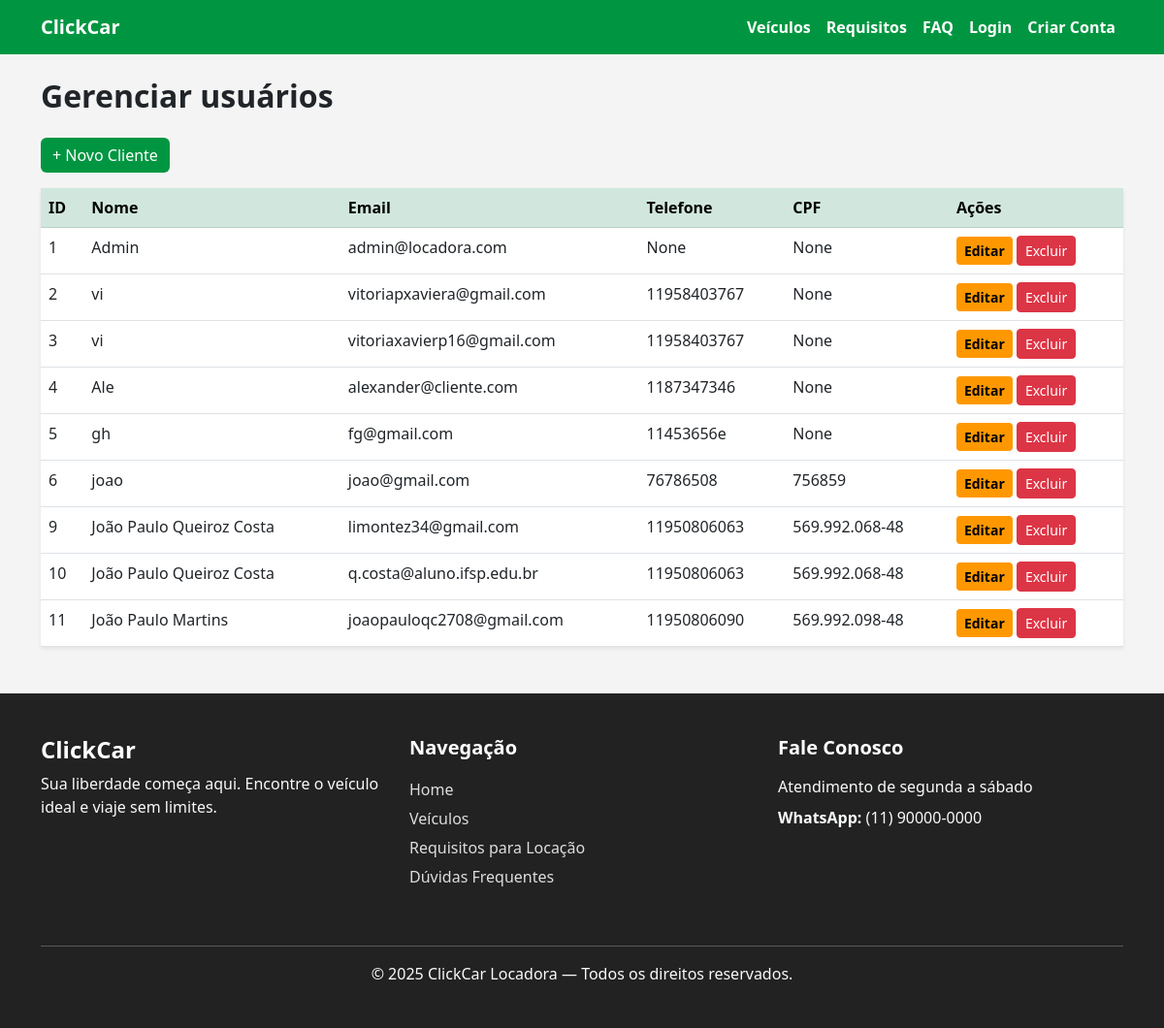
Page /admin/usuario on the earlier database version.
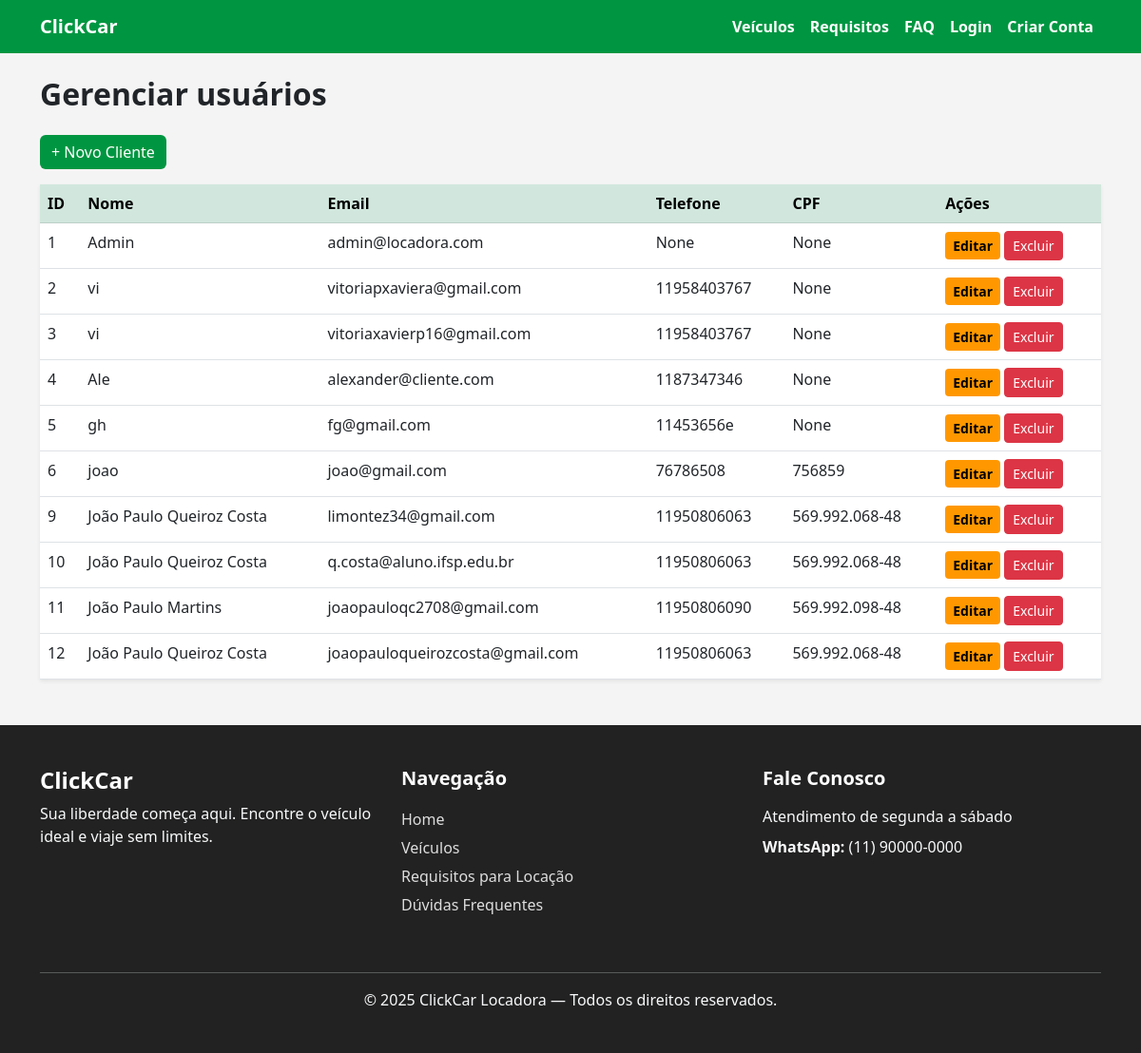
Same page on the later database version.
### models/models.py (models this page shows, shortened)
class Usuario(UserMixin, db.Model):
    __tablename__ = 'usuarios'
    id = db.Column(db.Integer, primary_key=True)
    nome = db.Column(db.String(150), nullable=False)
    email = db.Column(db.String(120), unique=True, nullable=False)
    senha_hash = db.Column(db.String(200), nullable=False)
    perfil_id = db.Column(db.Integer, db.ForeignKey(
        'perfis.id'), nullable=False)
    telefone = db.Column(db.String(20))
    cpf = db.Column(db.String(20))
    endereco = db.Column(db.String(255))
    criado_em = db.Column(db.DateTime, default=datetime.utcnow)
    email_verificado = db.Column(db.Boolean, default=False)
    codigo_verificacao = db.Column(db.String(6))
    tokens = db.relationship('Token', backref='usuarios',
                             lazy=True, cascade="all, delete-orphan")

### controllers/controller.py (the view)
@main.route("/admin/usuario")
def admin_usuario_page():
    db = SessionLocal()
    usuarios = db.query(Usuario).all()
    return render_template("admin/users/list.html", usuarios=usuarios)

### templates/admin/users/list.html (shortened to what this page needs)
{% extends 'base.html' %}
{% block content %}
<h2 class="fw-bold mb-4">Gerenciar usuários</h2>
<a href="{{ url_for('main.admin_novo_cliente') }}" class="btn btn-primary mb-3">+ Novo Cliente</a>
<table class="table table-hover shadow-sm bg-white">
    <thead class="table-success">
        <tr>
            <th>ID</th>
            <th>Nome</th>
            <th>Email</th>
            <th>Telefone</th>
            <th>CPF</th>
            <th>Ações</th>
        </tr>
    </thead>
    <tbody>
        {% for u in usuarios %}
        <tr>
            <td>{{ u.id }}</td>
            <td>{{ u.nome }}</td>
            <td>{{ u.email }}</td>
            <td>{{ u.telefone }}</td>
            <td>{{ u.cpf }}</td>
            <td>
                <a href="{{ url_for('main.edit_user',user_id=u.id) }}" class="btn btn-warning btn-sm">Editar</a>
                <a href="{{ url_for('main.admin_excluir_usuario', user_id=u.id) }}"
                   onclick="return confirm('Excluir cliente?')"
                   class="btn btn-danger btn-sm">Excluir</a>
            </td>
        </tr>
        {% endfor %}
    </tbody>
</table>
{% endblock %}

### templates/base.html (shortened to what this page needs)
<!DOCTYPE html>
<html lang="pt-br">
<head>
    <link rel="stylesheet" href="{{ url_for('static', filename='css/style.css') }}">
    <link href="https://cdn.jsdelivr.net/npm/bootstrap@5.3.0/dist/css/bootstrap.min.css" rel="stylesheet">
</head>
<body>
<nav class="navbar navbar-expand-lg">
    <div class="container">
        <a class="navbar-brand" href="{{ url_for('main.index') }}">ClickCar</a>
        <div class="collapse navbar-collapse" id="menu">
            <ul class="navbar-nav ms-auto">
                <li class="nav-item">
                    <a class="nav-link" href="{{ url_for('main.listar_veiculos') }}">Veículos</a>
                </li>
                <li class="nav-item">
                    <a class="nav-link" href="{{ url_for('main.requisitos') }}">Requisitos</a>
                </li>
                <li class="nav-item">
                    <a class="nav-link" href="{{ url_for('main.faq') }}">FAQ</a>
                </li>
                {% if current_user.is_authenticated %}
                    {% if current_user.perfil.nome_perfil == 'Cliente' %}
                        <li class="nav-item">
                            <a class="nav-link" href="{{ url_for('main.customer_dashboard') }}">Minha Área</a>
                        </li>
                    {% elif current_user.perfil.nome_perfil == 'Admin' %}
                        <li class="nav-item dropdown">
                            <a class="nav-link dropdown-toggle" href="#" role="button" data-bs-toggle="dropdown">
                                Admin
                            </a>
                            <ul class="dropdown-menu">
                                <li><a class="dropdown-item" href="{{ url_for('main.admin_listar_veiculos') }}">Gerenciar Veículos</a></li>
                                <li><a class="dropdown-item" href="{{ url_for('main.admin_listar_tipos') }}">Tipos de Veículo</a></li>
                                <li><a class="dropdown-item" href="{{ url_for('main.admin_listar_clientes') }}">Clientes</a></li>
                            </ul>
                        </li>
                    {% endif %}
                    <li class="nav-item">
                        <a class="nav-link" href="{{ url_for('main.logout') }}">Sair</a>
                    </li>
                {% else %}
                    <li class="nav-item">
                        <a class="nav-link" href="{{ url_for('main.login') }}">Login</a>
                    </li>
                    <li class="nav-item">
                        <a class="nav-link" href="{{ url_for('main.register') }}">Criar Conta</a>
                    </li>
                {% endif %}
            </ul>
        </div>
    </div>
</nav>
<div class="container mt-4">
    {% block content %}{% endblock %}
</div>
<footer class="footer mt-5">
    <div class="container py-4">
        <div class="row text-center text-md-start">
            <div class="col-md-4 mb-4">
                <h4 class="fw-bold text-white">ClickCar</h4>
                <p class="text-light">
                    Sua liberdade começa aqui.
                    Encontre o veículo ideal e viaje sem limites.
                </p>
            </div>
            <div class="col-md-4 mb-4">
                <h5 class="fw-bold text-white mb-3">Navegação</h5>
                <ul class="list-unstyled">
                    <li><a href="{{ url_for('main.index') }}" class="footer-link">Home</a></li>
                    <li><a href="{{ url_for('main.listar_veiculos') }}" class="footer-link">Veículos</a></li>
                    <li><a href="{{ url_for('main.requisitos') }}" class="footer-link">Requisitos para Locação</a></li>
                    <li><a href="{{ url_for('main.faq') }}" class="footer-link">Dúvidas Frequentes</a></li>
                </ul>
            </div>
            <div class="col-md-4 mb-4">
                <h5 class="fw-bold text-white mb-3">Fale Conosco</h5>
                <p class="text-light mb-2">Atendimento de segunda a sábado</p>
                <p class="text-light"><strong>WhatsApp:</strong> (11) 90000-0000</p>
            </div>
        </div>
        <hr class="text-light">
        <p class="text-center text-light mb-0">
            © 2025 ClickCar Locadora — Todos os direitos reservados.
        </p>
    </div>
</footer>
</body>
</html>

### static/css/style.css (style rules this page uses)
.footer { background: #222; color: #eee; }
.footer-link { color: #ddd; text-decoration: none; display: block; padding: 3px 0; }

### templates/base.html (style rules this page uses)
:root { --primary-green: #009641; --yellow: #ff9800; --light-gray: #F4F4F4; --dark: #333; }
body { background-color: var(--light-gray); }
.navbar { background-color: var(--primary-green) !important; }
.navbar-brand, .nav-link, .navbar-text { color: white !important; font-weight: 600; }
.btn-primary { background-color: var(--primary-green); border: none; }
.btn-warning { background-color: var(--yellow); color: black; border: none; font-weight: 600; }
footer { margin-top: 40px; padding: 20px; background: var(--dark); color: white; text-align: center; }

Differences in the rows shown:
added Usuario: id "12", nome "João Paulo Queiroz Costa", email "joaopauloqueirozcosta@gmail.com", telefone "11950806063", cpf "569.992.068-48"
